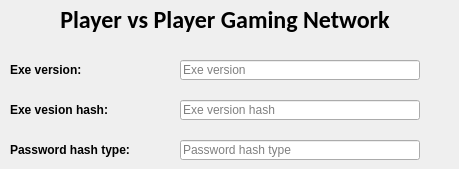
   <widget class="QWidget" name="pvpgnTab">
    <attribute name="title">
     <string>PvPGN</string>
    </attribute>
    <widget class="QLabel" name="pvpgnHeaderLabel">
     <property name="geometry">
      <rect>
       <x>0</x>
       <y>0</y>
       <width>450</width>
       <height>40</height>
      </rect>
     </property>
     <property name="sizePolicy">
      <sizepolicy hsizetype="Expanding" vsizetype="Expanding">
       <horstretch>0</horstretch>
       <verstretch>0</verstretch>
      </sizepolicy>
     </property>
     <property name="font">
      <font>
       <family>Calibri</family>
       <pointsize>18</pointsize>
       <weight>75</weight>
       <bold>true</bold>
      </font>
     </property>
     <property name="whatsThis">
      <string>PvPGN (Player vs Player Gaming Network) is a bnetd based gaming network server emulation project. More information can be found at www.google.com ;P</string>
     </property>
     <property name="text">
      <string>Player vs Player Gaming Network</string>
     </property>
     <property name="alignment">
      <set>Qt::AlignCenter</set>
     </property>
    </widget>
    <widget class="QLabel" name="exeversionhashLabel">
     <property name="geometry">
      <rect>
       <x>10</x>
       <y>100</y>
       <width>160</width>
       <height>20</height>
      </rect>
     </property>
     <property name="font">
      <font>
       <family>Arial</family>
       <pointsize>9</pointsize>
       <weight>75</weight>
       <bold>true</bold>
      </font>
     </property>
     <property name="text">
      <string>Exe vesion hash:</string>
     </property>
    </widget>
    <widget class="QLineEdit" name="exeversionhashTextfield">
     <property name="geometry">
      <rect>
       <x>180</x>
       <y>100</y>
       <width>240</width>
       <height>20</height>
      </rect>
     </property>
     <property name="font">
      <font>
       <family>Arial</family>
       <pointsize>9</pointsize>
      </font>
     </property>
     <property name="text">
      <string/>
     </property>
     <property name="placeholderText">
      <string>Exe version hash</string>
     </property>
    </widget>
    <widget class="QLabel" name="exeversionLabel">
     <property name="geometry">
      <rect>
       <x>10</x>
       <y>60</y>
       <width>160</width>
       <height>20</height>
      </rect>
     </property>
     <property name="font">
      <font>
       <family>Arial</family>
       <pointsize>9</pointsize>
       <weight>75</weight>
       <bold>true</bold>
      </font>
     </property>
     <property name="text">
      <string>Exe version:</string>
     </property>
    </widget>
    <widget class="QLineEdit" name="exeversionTextfield">
     <property name="geometry">
      <rect>
       <x>180</x>
       <y>60</y>
       <width>240</width>
       <height>20</height>
      </rect>
     </property>
     <property name="font">
      <font>
       <family>Arial</family>
       <pointsize>9</pointsize>
      </font>
     </property>
     <property name="text">
      <string/>
     </property>
     <property name="placeholderText">
      <string>Exe version</string>
     </property>
    </widget>
    <widget class="QLabel" name="passwordhashtypeLabel">
     <property name="geometry">
      <rect>
       <x>10</x>
       <y>140</y>
       <width>160</width>
       <height>20</height>
      </rect>
     </property>
     <property name="font">
      <font>
       <family>Arial</family>
       <pointsize>9</pointsize>
       <weight>75</weight>
       <bold>true</bold>
      </font>
     </property>
     <property name="text">
      <string>Password hash type:</string>
     </property>
    </widget>
    <widget class="QLineEdit" name="passwordhashtypeTextfield">
     <property name="geometry">
      <rect>
       <x>180</x>
       <y>140</y>
       <width>240</width>
       <height>20</height>
      </rect>
     </property>
     <property name="font">
      <font>
       <family>Arial</family>
       <pointsize>9</pointsize>
      </font>
     </property>
     <property name="text">
      <string/>
     </property>
     <property name="placeholderText">
      <string>Password hash type</string>
     </property>
    </widget>
   </widget>
